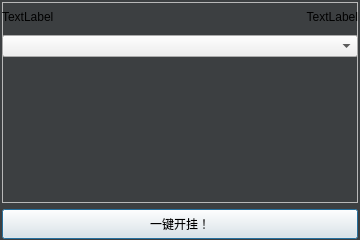
<?xml version="1.0" encoding="UTF-8"?>
<ui version="4.0">
 <class>LXDLiteClass</class>
 <widget class="QWidget" name="LXDLiteClass">
  <property name="geometry">
   <rect>
    <x>0</x>
    <y>0</y>
    <width>360</width>
    <height>240</height>
   </rect>
  </property>
  <property name="minimumSize">
   <size>
    <width>360</width>
    <height>240</height>
   </size>
  </property>
  <property name="maximumSize">
   <size>
    <width>360</width>
    <height>240</height>
   </size>
  </property>
  <property name="windowTitle">
   <string>LXDLite</string>
  </property>
  <property name="styleSheet">
   <string notr="true">#LXDLiteClass {
background: #3C3F41;
}</string>
  </property>
  <widget class="QWidget" name="verticalLayoutWidget">
   <property name="geometry">
    <rect>
     <x>0</x>
     <y>0</y>
     <width>361</width>
     <height>241</height>
    </rect>
   </property>
   <layout class="QVBoxLayout" name="verticalLayout">
    <property name="leftMargin">
     <number>2</number>
    </property>
    <property name="topMargin">
     <number>2</number>
    </property>
    <property name="rightMargin">
     <number>3</number>
    </property>
    <property name="bottomMargin">
     <number>2</number>
    </property>
    <item>
     <widget class="QFrame" name="frame">
      <property name="sizePolicy">
       <sizepolicy hsizetype="Preferred" vsizetype="Preferred">
        <horstretch>0</horstretch>
        <verstretch>1</verstretch>
       </sizepolicy>
      </property>
      <property name="frameShape">
       <enum>QFrame::StyledPanel</enum>
      </property>
      <property name="frameShadow">
       <enum>QFrame::Raised</enum>
      </property>
      <widget class="QWidget" name="verticalLayoutWidget_2">
       <property name="geometry">
        <rect>
         <x>0</x>
         <y>0</y>
         <width>361</width>
         <height>181</height>
        </rect>
       </property>
       <layout class="QVBoxLayout" name="verticalLayout_2">
        <property name="leftMargin">
         <number>0</number>
        </property>
        <property name="topMargin">
         <number>0</number>
        </property>
        <property name="rightMargin">
         <number>5</number>
        </property>
        <property name="bottomMargin">
         <number>0</number>
        </property>
        <item>
         <layout class="QHBoxLayout" name="horizontalLayout">
          <property name="topMargin">
           <number>3</number>
          </property>
          <item>
           <widget class="QLabel" name="lbTitle">
            <property name="sizePolicy">
             <sizepolicy hsizetype="Preferred" vsizetype="Maximum">
              <horstretch>0</horstretch>
              <verstretch>0</verstretch>
             </sizepolicy>
            </property>
            <property name="minimumSize">
             <size>
              <width>0</width>
              <height>24</height>
             </size>
            </property>
            <property name="font">
             <font>
              <family>Segoe UI</family>
             </font>
            </property>
            <property name="text">
             <string>TextLabel</string>
            </property>
           </widget>
          </item>
          <item>
           <widget class="QLabel" name="lbStatus">
            <property name="sizePolicy">
             <sizepolicy hsizetype="Expanding" vsizetype="Maximum">
              <horstretch>0</horstretch>
              <verstretch>0</verstretch>
             </sizepolicy>
            </property>
            <property name="text">
             <string>TextLabel</string>
            </property>
            <property name="alignment">
             <set>Qt::AlignRight|Qt::AlignTrailing|Qt::AlignVCenter</set>
            </property>
            <property name="wordWrap">
             <bool>true</bool>
            </property>
           </widget>
          </item>
         </layout>
        </item>
        <item>
         <widget class="QComboBox" name="lstCheats">
          <property name="font">
           <font>
            <family>Segoe UI</family>
           </font>
          </property>
         </widget>
        </item>
        <item>
         <widget class="QLabel" name="lbMemo">
          <property name="font">
           <font>
            <family>Segoe UI</family>
           </font>
          </property>
          <property name="text">
           <string/>
          </property>
          <property name="alignment">
           <set>Qt::AlignLeading|Qt::AlignLeft|Qt::AlignTop</set>
          </property>
          <property name="wordWrap">
           <bool>true</bool>
          </property>
         </widget>
        </item>
       </layout>
      </widget>
     </widget>
    </item>
    <item alignment="Qt::AlignBottom">
     <widget class="QPushButton" name="btnInject">
      <property name="minimumSize">
       <size>
        <width>0</width>
        <height>30</height>
       </size>
      </property>
      <property name="font">
       <font>
        <family>Segoe UI</family>
       </font>
      </property>
      <property name="text">
       <string>一键开挂！</string>
      </property>
      <property name="autoDefault">
       <bool>true</bool>
      </property>
      <property name="default">
       <bool>true</bool>
      </property>
     </widget>
    </item>
   </layout>
  </widget>
 </widget>
 <layoutdefault spacing="6" margin="11"/>
 <resources>
  <include location="LXDLite.qrc"/>
 </resources>
 <connections/>
</ui>
